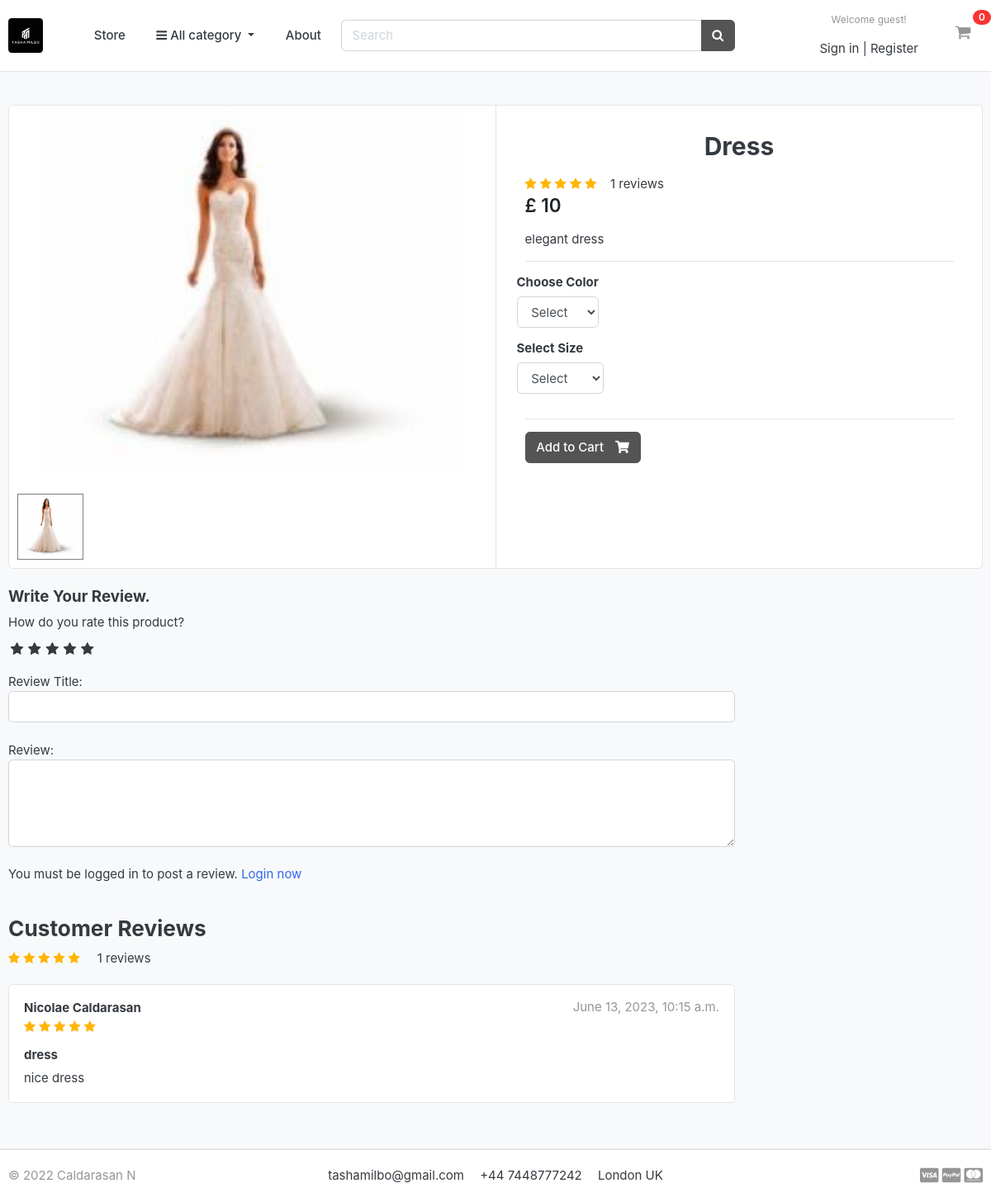
Page /store/category/dress/dress/ on the committed database.
### store/models.py (models this page shows, shortened)
class Product(models.Model):
    product_name = models.CharField(max_length=200, unique=True)
    slug = models.SlugField(max_length=200, unique=True)
    description = models.TextField(max_length=500, blank=True)
    price = models.IntegerField()
    images = models.ImageField(upload_to='photos/products')
    stock = models.IntegerField()
    is_available = models.BooleanField(default=True)
    category = models.ForeignKey(Category, on_delete=models.CASCADE)
    created_date = models.DateTimeField(auto_now_add=True)
    modified_date = models.DateTimeField(auto_now=True)
    def averageReview(self):
        reviews = ReviewRating.objects.filter(product=self, status=True).aggregate(average=Avg('rating'))
        avg = 0
        if reviews['average'] is not None:
            avg = float(reviews['average'])
        return avg
    def countReview(self):
        reviews = ReviewRating.objects.filter(product=self, status=True).aggregate(count=Count('id'))
        count = 0
        if reviews['count'] is not None:
            count = int(reviews['count'])
        return count

class ReviewRating(models.Model):
    product = models.ForeignKey(Product, on_delete=models.CASCADE)
    user = models.ForeignKey(Account, on_delete=models.CASCADE)
    subject = models.CharField(max_length=100, blank=True)
    review = models.TextField(max_length=500, blank=True)
    rating = models.FloatField()
    ip = models.CharField(max_length=20, blank=True)
    status = models.BooleanField(default=True)
    created_date = models.DateTimeField(auto_now_add=True)
    updated_at = models.DateTimeField(auto_now=True)

### accounts/models.py (models this page shows, shortened)
class Account(AbstractBaseUser):
    first_name = models.CharField(max_length=50)
    last_name = models.CharField(max_length=50)
    username = models.CharField(max_length=50, unique=True)
    email = models.EmailField(max_length=100, unique=True)
    phone_number = models.CharField(max_length=50)
    date_joined = models.DateTimeField(auto_now_add=True)
    last_login = models.DateTimeField(auto_now_add=True)
    is_admin = models.BooleanField(default=False)
    is_staff = models.BooleanField(default=False)
    is_active = models.BooleanField(default=False)
    is_superadmin = models.BooleanField(default=False)
    USERNAME_FIELD = 'email'
    REQUIRED_FIELDS = ['username', 'first_name', 'last_name']
    objects = MyAccountManager()
    def full_name(self):
        return f'{self.first_name} {self.last_name}'

### store/views.py (the view)
# urls.py: path('category/<slug:category_slug>/<slug:product_slug>/', views.product_detail, name='product_detail'),
def product_detail(request, category_slug, product_slug):
    try:
        single_product = Product.objects.get(category__slug=category_slug, slug=product_slug)
        in_cart = CartItem.objects.filter(cart__cart_id=_cart_id(request), product=single_product).exists()
    except Exception as e:
        raise e
    if request.user.is_authenticated:
        try:
            orderproduct = OrderProduct.objects.filter(user=request.user, product_id=single_product.id).exists()
        except OrderProduct.DoesNotExist:
            orderproduct = None
    else:
        orderproduct = None
    reviews = ReviewRating.objects.filter(product_id=single_product.id, status=True)
    product_gallery = ProductGallery.objects.filter(product_id=single_product.id)
    context = {
        'single_product': single_product,
        'in_cart': in_cart,
        'orderproduct': orderproduct,
        'reviews': reviews,
        'product_gallery': product_gallery,
    }
    return render(request, 'store/product_detail.html', context)

### carts/context_processors.py (called while the page is built)
def counter(request):
    cart_count = 0
    if 'admin' in request.path:
        return {}
    else:
        try:
            cart = Cart.objects.filter(cart_id=_cart_id(request))
            if request.user.is_authenticated:
                cart_items = CartItem.objects.all().filter(user=request.user)
            else:
                cart_items = CartItem.objects.all().filter(cart=cart[:1])
            for cart_item in cart_items:
                cart_count += cart_item.quantity
        except Cart.DoesNotExist:
            cart_count = 0
    return dict(cart_count=cart_count)

### carts/views.py (called while the page is built)
def _cart_id(request):
    cart = request.session.session_key
    if not cart:
        cart = request.session.create()
    return cart

### category/context_processors.py (called while the page is built)
def menu_links(request):
    links = Category.objects.all()
    return dict(links=links)

### category/models.py (called while the page is built)
    def get_url(self):
        return reverse('products_by_category', args=[self.slug])

### store/models.py (called while the page is built)
    def colors(self):
        return super(VariationManager, self).filter(variation_category='color', is_active=True)

    def sizes(self):
        return super(VariationManager, self).filter(variation_category='size', is_active=True)

### templates/store/product_detail.html (shortened to what this page needs)
{% extends 'base.html' %}
{% load static %}
{% block content %}
<section class="section-content padding-y bg">
    <div class="container">
    <div class="card">
        <div class="row no-gutters">
            <aside class="col-md-6">
    <article class="gallery-wrap">
        <div class="img-big-wrap mainImage">
         <center> <img src=" {{ single_product.images.url }} "> </center>
        </div>
    </article>
    <ul class="thumb">
        <li>
            <a href="{{ single_product.images.url }}" target="mainImage"><img src="{{ single_product.images.url }}" alt="Product Image"></a>
        </li>
    </ul>
  </aside>
    <main class="col-md-6 border-left">
        <form action="{% url 'add_cart' single_product.id%}" method="POST">
            <article class="content-body">
         <h2 class="title">{{single_product.product_name}}</h2>
         <div class="rating-star">
            <span>
                <i class="fa fa-star{% if single_product.averageReview < 0.5%}-o{% elif single_product.averageReview >= 0.5 and single_product.averageReview < 1 %}-half-o {% endif %}" aria-hidden="true"></i>
                <i class="fa fa-star{% if single_product.averageReview < 1.5%}-o{% elif single_product.averageReview >= 1.5 and single_product.averageReview < 2 %}-half-o {% endif %}" aria-hidden="true"></i>
                <i class="fa fa-star{% if single_product.averageReview < 2.5%}-o{% elif single_product.averageReview >= 2.5 and single_product.averageReview < 3 %}-half-o {% endif %}" aria-hidden="true"></i>
                <i class="fa fa-star{% if single_product.averageReview < 3.5%}-o{% elif single_product.averageReview >= 3.5 and single_product.averageReview < 4 %}-half-o {% endif %}" aria-hidden="true"></i>
                <i class="fa fa-star{% if single_product.averageReview < 4.5%}-o{% elif single_product.averageReview >= 4.5 and single_product.averageReview < 5 %}-half-o {% endif %}" aria-hidden="true"></i>
                &nbsp; &nbsp;<span>{{single_product.countReview}} reviews</span>
            </span>
         </div>
         <div class="mb-3">
            <var class="price h4">£ {{single_product.price}} </var>
         </div>
         <p> {{single_product.description}} </p>
         <hr>
            <div class="row">
                <div class="item-option-select">
                    <h6>Choose Color</h6>
                    <select name="color" class="form-control" required>
                        <option value="" disabled selected>Select</option>
                    </select>
                </div>
            </div>
            <div class="row">
                <div class="item-option-select">
                    <h6>Select Size</h6>
                    <select name="size" class="form-control">
                        <option value="" disabled selected>Select</option>
                    </select>
                </div>
            </div>
            <hr>
            {% if single_product.stock <= 0 %}
            <h4 class="text-danger"> Out of Stock </h4>
              {% else %}
                <button type="submit" class="btn  btn-secondary"> <span class="text">Add to Cart</span> <i class="fas fa-shopping-cart"></i>  </button>
            {% endif %}
          </article>
        </form>
              </main>
          </div>
      </div>
      <br>
        <div class="row">
            <div class="col-md-9">
                <form action="{% url 'submit_review' single_product.id %}" method="POST">
                    <h5>Write Your Review.</h5>
                    <div>
                        <label for="">How do you rate this product?</label>
                        <br>
                        <div class="rate">
                            <input type="radio" name="rating" id="rating10" value="5" required><label for="rating10" title="5"></label>
                            <input type="radio" name="rating" id="rating8" value="4" required><label for="rating8" title="4"></label>
                            <input type="radio" name="rating" id="rating6" value="3" required><label for="rating6" title="3"></label>
                            <input type="radio" name="rating" id="rating4" value="2" required><label for="rating4" title="2"></label>
                            <input type="radio" name="rating" id="rating2" value="1" required><label for="rating2" title="1"></label>
                        </div>
                         <br>
                        Review Title:
                        <input type="text" class="form-control" name="subject">
                        <br>
                        Review:
                        <textarea name="review" rows="4" class="form-control"></textarea>
                        <br>
                        {% if user.is_authenticated %}
                               {% if orderproduct %}
                                    <input type="submit" value="Submit Review" class="btn btn-secondary">
                                  {% else %}
                                  <p>You must purchase this product to post a review.</p>
                                {% endif %}
                            {% else %}
                          <p>You must be logged in to post a review. <span> <a href="{% url 'login' %}">Login now</a> </span> </p>
                        {% endif %}
                    </div>
                </form>
                <br>
                <header class="section-heading">
                    <h3>Customer Reviews </h3>
                    <div class="rating-star">
                        <span>
                            <i class="fa fa-star{% if single_product.averageReview < 0.5%}-o{% elif single_product.averageReview >= 0.5 and single_product.averageReview < 1 %}-half-o {% endif %}" aria-hidden="true"></i>
                            <i class="fa fa-star{% if single_product.averageReview < 1.5%}-o{% elif single_product.averageReview >= 1.5 and single_product.averageReview < 2 %}-half-o {% endif %}" aria-hidden="true"></i>
                            <i class="fa fa-star{% if single_product.averageReview < 2.5%}-o{% elif single_product.averageReview >= 2.5 and single_product.averageReview < 3 %}-half-o {% endif %}" aria-hidden="true"></i>
                            <i class="fa fa-star{% if single_product.averageReview < 3.5%}-o{% elif single_product.averageReview >= 3.5 and single_product.averageReview < 4 %}-half-o {% endif %}" aria-hidden="true"></i>
                            <i class="fa fa-star{% if single_product.averageReview < 4.5%}-o{% elif single_product.averageReview >= 4.5 and single_product.averageReview < 5 %}-half-o {% endif %}" aria-hidden="true"></i>
                           &nbsp; &nbsp; {{single_product.countReview}} reviews</span>
                     </div>
                </header>
            {% for review in reviews %}
                <article class="box mb-3">
                    <div class="icontext w-100">
                        <div class="text">
                            <span class="date text-muted float-md-right">{{review.updated_at}} </span>
                            <h6 class="mb-1">{{review.user.full_name}} </h6>
                             <div class="rating-star">
                                <span>
                                    <i class="fa fa-star{% if review.rating == 0.5%}-half-o{% elif review.rating < 1 %}-o {% endif %}" aria-hidden="true"></i>
                                    <i class="fa fa-star{% if review.rating == 1.5%}-half-o{% elif review.rating < 2 %}-o {% endif %}" aria-hidden="true"></i>
                                    <i class="fa fa-star{% if review.rating == 2.5%}-half-o{% elif review.rating < 3 %}-o {% endif %}" aria-hidden="true"></i>
                                    <i class="fa fa-star{% if review.rating == 3.5%}-half-o{% elif review.rating < 4 %}-o {% endif %}" aria-hidden="true"></i>
                                    <i class="fa fa-star{% if review.rating == 4.5%}-half-o{% elif review.rating < 5 %}-o {% endif %}" aria-hidden="true"></i>
                                </span>
                             </div>
                        </div>
                        </div>
                    <div class="mt-3">
                        <h6>{{review.subject}}</h6>
                        <p>
                        {{review.review}}
                        </p>
                    </div>
                </article>
            {% endfor %}
</div>
</div>
</div>
</section>
{% endblock %}

### static/css/ui.css (style rules this page uses)
html { font-family: "Inter", sans-serif; font-size: 15px; }
.content-body { flex: 1 1 auto; padding: 2rem 2.3rem; }
.padding-y { padding-top: 40px; padding-bottom: 40px; }
var { font-style: normal; }
article:after, .form-group:after { display: block; clear: both; content: ""; }
.bg { background-color: #f8f9fa; }
.section-heading { margin-bottom: 20px; margin-top: 15px; }
p:last-child { margin-bottom: 0; }
.btn .text + i { margin-left: 10px; }
.icontext { display: inline-flex; align-items: center; vertical-align: middle; }
.icontext .text { width: 100%; line-height: 1.2; }
.price { font-weight: 600; color: #212529; }
.box { padding: 18px; background: #fff; border-radius: 0.37rem; border: 1px solid #e4e4e4; }
.gallery-wrap .img-big-wrap { margin-bottom: 10px; border-radius: 0.37rem; overflow: hidden; background-color: #fff; }
.gallery-wrap .img-big-wrap img { height: 450px; width: auto; display: inline-block; }
.item-option-select { margin-bottom: 1rem; display: inline-block; margin-right: 15px; }

### static/css/styles.css (style rules this page uses)
img:not(.logo) { width: 100%; }
img { display: block; }
.title { text-align: center; margin-bottom: 1rem; }

### static/css/custom.css (style rules this page uses)
.rate { display: inline-block; border: 0; }
.rate > label { float: right; }
.rate > label:before { display: inline-block; font-size: 1.1rem; font-family: FontAwesome; content: "\f005"; margin: 0; padding: 0.3rem .2rem; cursor: pointer; }
.rating-star i { color: #ffb503 !important; }
ul.thumb { margin: 0 auto; padding: 0; float: left; }
ul.thumb li { list-style: none; margin: 10px; }
ul.thumb li img { width: 80px; height: 80px; border: 1px solid grey; }

### rows in the picture
Product: images (picture), product_name "Dress", countReview "1", price "10", description "elegant dress"
ReviewRating: updated_at "June 13, 2023, 10:15 a.m.", user.full_name "Nicolae Caldarasan", subject "dress", review "nice dress"

### other values in the picture
{{ cart_count }} "0"
